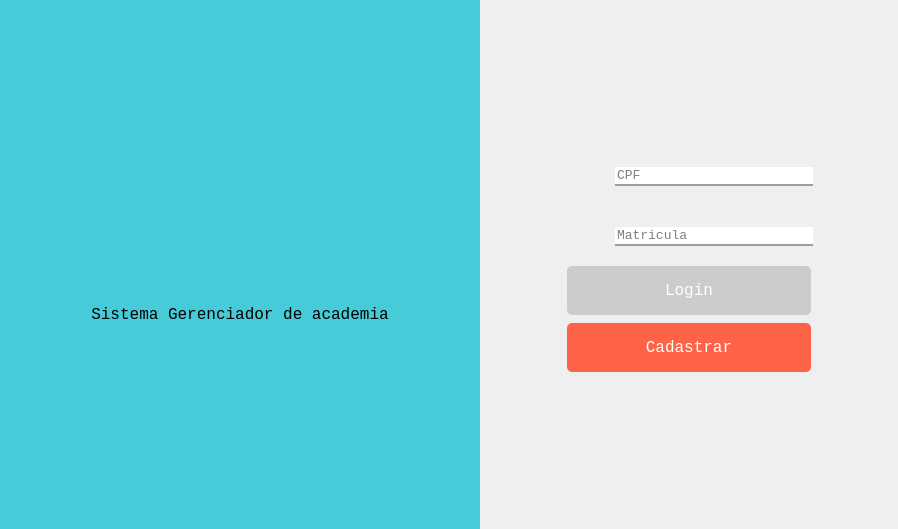
<?xml version="1.0" encoding="UTF-8"?>
<ui version="4.0">
 <class>Login_Screen</class>
 <widget class="QWidget" name="Login_Screen">
  <property name="windowModality">
   <enum>Qt::WindowModal</enum>
  </property>
  <property name="enabled">
   <bool>true</bool>
  </property>
  <property name="geometry">
   <rect>
    <x>0</x>
    <y>0</y>
    <width>898</width>
    <height>529</height>
   </rect>
  </property>
  <property name="sizePolicy">
   <sizepolicy hsizetype="Fixed" vsizetype="Fixed">
    <horstretch>0</horstretch>
    <verstretch>0</verstretch>
   </sizepolicy>
  </property>
  <property name="minimumSize">
   <size>
    <width>898</width>
    <height>529</height>
   </size>
  </property>
  <property name="maximumSize">
   <size>
    <width>16777215</width>
    <height>16777215</height>
   </size>
  </property>
  <property name="font">
   <font>
    <weight>50</weight>
    <bold>false</bold>
   </font>
  </property>
  <property name="mouseTracking">
   <bool>false</bool>
  </property>
  <property name="tabletTracking">
   <bool>false</bool>
  </property>
  <property name="windowTitle">
   <string>Login</string>
  </property>
  <property name="autoFillBackground">
   <bool>false</bool>
  </property>
  <property name="styleSheet">
   <string notr="true"/>
  </property>
  <layout class="QHBoxLayout" name="horizontalLayout_6">
   <property name="spacing">
    <number>0</number>
   </property>
   <property name="leftMargin">
    <number>0</number>
   </property>
   <property name="topMargin">
    <number>0</number>
   </property>
   <property name="rightMargin">
    <number>0</number>
   </property>
   <property name="bottomMargin">
    <number>0</number>
   </property>
   <item>
    <layout class="QHBoxLayout" name="horizontalLayout_5">
     <property name="spacing">
      <number>0</number>
     </property>
     <item>
      <widget class="QWidget" name="widget_logo" native="true">
       <property name="sizePolicy">
        <sizepolicy hsizetype="Expanding" vsizetype="Expanding">
         <horstretch>0</horstretch>
         <verstretch>0</verstretch>
        </sizepolicy>
       </property>
       <property name="minimumSize">
        <size>
         <width>480</width>
         <height>0</height>
        </size>
       </property>
       <property name="palette">
        <palette>
         <active>
          <colorrole role="WindowText">
           <brush brushstyle="SolidPattern">
            <color alpha="255">
             <red>0</red>
             <green>0</green>
             <blue>0</blue>
            </color>
           </brush>
          </colorrole>
          <colorrole role="Button">
           <brush brushstyle="SolidPattern">
            <color alpha="255">
             <red>71</red>
             <green>203</green>
             <blue>217</blue>
            </color>
           </brush>
          </colorrole>
          <colorrole role="Light">
           <brush brushstyle="SolidPattern">
            <color alpha="255">
             <red>154</red>
             <green>246</green>
             <blue>255</blue>
            </color>
           </brush>
          </colorrole>
          <colorrole role="Midlight">
           <brush brushstyle="SolidPattern">
            <color alpha="255">
             <red>112</red>
             <green>224</green>
             <blue>236</blue>
            </color>
           </brush>
          </colorrole>
          <colorrole role="Dark">
           <brush brushstyle="SolidPattern">
            <color alpha="255">
             <red>35</red>
             <green>101</green>
             <blue>108</blue>
            </color>
           </brush>
          </colorrole>
          <colorrole role="Mid">
           <brush brushstyle="SolidPattern">
            <color alpha="255">
             <red>47</red>
             <green>135</green>
             <blue>145</blue>
            </color>
           </brush>
          </colorrole>
          <colorrole role="Text">
           <brush brushstyle="SolidPattern">
            <color alpha="255">
             <red>0</red>
             <green>0</green>
             <blue>0</blue>
            </color>
           </brush>
          </colorrole>
          <colorrole role="BrightText">
           <brush brushstyle="SolidPattern">
            <color alpha="255">
             <red>255</red>
             <green>255</green>
             <blue>255</blue>
            </color>
           </brush>
          </colorrole>
          <colorrole role="ButtonText">
           <brush brushstyle="SolidPattern">
            <color alpha="255">
             <red>0</red>
             <green>0</green>
             <blue>0</blue>
            </color>
           </brush>
          </colorrole>
          <colorrole role="Base">
           <brush brushstyle="SolidPattern">
            <color alpha="255">
             <red>255</red>
             <green>255</green>
             <blue>255</blue>
            </color>
           </brush>
          </colorrole>
          <colorrole role="Window">
           <brush brushstyle="SolidPattern">
            <color alpha="255">
             <red>71</red>
             <green>203</green>
             <blue>217</blue>
            </color>
           </brush>
          </colorrole>
          <colorrole role="Shadow">
           <brush brushstyle="SolidPattern">
            <color alpha="255">
             <red>0</red>
             <green>0</green>
             <blue>0</blue>
            </color>
           </brush>
          </colorrole>
          <colorrole role="AlternateBase">
           <brush brushstyle="SolidPattern">
            <color alpha="255">
             <red>163</red>
             <green>229</green>
             <blue>236</blue>
            </color>
           </brush>
          </colorrole>
          <colorrole role="ToolTipBase">
           <brush brushstyle="SolidPattern">
            <color alpha="255">
             <red>255</red>
             <green>255</green>
             <blue>220</blue>
            </color>
           </brush>
          </colorrole>
          <colorrole role="ToolTipText">
           <brush brushstyle="SolidPattern">
            <color alpha="255">
             <red>0</red>
             <green>0</green>
             <blue>0</blue>
            </color>
           </brush>
          </colorrole>
          <colorrole role="PlaceholderText">
           <brush brushstyle="SolidPattern">
            <color alpha="128">
             <red>0</red>
             <green>0</green>
             <blue>0</blue>
            </color>
           </brush>
          </colorrole>
         </active>
         <inactive>
          <colorrole role="WindowText">
           <brush brushstyle="SolidPattern">
            <color alpha="255">
             <red>0</red>
             <green>0</green>
             <blue>0</blue>
            </color>
           </brush>
          </colorrole>
          <colorrole role="Button">
           <brush brushstyle="SolidPattern">
            <color alpha="255">
             <red>71</red>
             <green>203</green>
             <blue>217</blue>
            </color>
           </brush>
          </colorrole>
          <colorrole role="Light">
           <brush brushstyle="SolidPattern">
            <color alpha="255">
             <red>154</red>
             <green>246</green>
             <blue>255</blue>
            </color>
           </brush>
          </colorrole>
          <colorrole role="Midlight">
           <brush brushstyle="SolidPattern">
            <color alpha="255">
             <red>112</red>
             <green>224</green>
             <blue>236</blue>
            </color>
           </brush>
          </colorrole>
          <colorrole role="Dark">
           <brush brushstyle="SolidPattern">
            <color alpha="255">
             <red>35</red>
             <green>101</green>
             <blue>108</blue>
            </color>
           </brush>
          </colorrole>
          <colorrole role="Mid">
           <brush brushstyle="SolidPattern">
            <color alpha="255">
             <red>47</red>
             <green>135</green>
             <blue>145</blue>
            </color>
           </brush>
          </colorrole>
          <colorrole role="Text">
           <brush brushstyle="SolidPattern">
            <color alpha="255">
             <red>0</red>
             <green>0</green>
             <blue>0</blue>
            </color>
           </brush>
          </colorrole>
          <colorrole role="BrightText">
           <brush brushstyle="SolidPattern">
            <color alpha="255">
             <red>255</red>
             <green>255</green>
             <blue>255</blue>
            </color>
           </brush>
          </colorrole>
          <colorrole role="ButtonText">
           <brush brushstyle="SolidPattern">
            <color alpha="255">
             <red>0</red>
             <green>0</green>
             <blue>0</blue>
            </color>
           </brush>
          </colorrole>
          <colorrole role="Base">
           <brush brushstyle="SolidPattern">
            <color alpha="255">
             <red>255</red>
             <green>255</green>
             <blue>255</blue>
            </color>
           </brush>
          </colorrole>
          <colorrole role="Window">
           <brush brushstyle="SolidPattern">
            <color alpha="255">
             <red>71</red>
             <green>203</green>
             <blue>217</blue>
            </color>
           </brush>
          </colorrole>
          <colorrole role="Shadow">
           <brush brushstyle="SolidPattern">
            <color alpha="255">
             <red>0</red>
             <green>0</green>
             <blue>0</blue>
            </color>
           </brush>
          </colorrole>
          <colorrole role="AlternateBase">
           <brush brushstyle="SolidPattern">
            <color alpha="255">
             <red>163</red>
             <green>229</green>
             <blue>236</blue>
            </color>
           </brush>
          </colorrole>
          <colorrole role="ToolTipBase">
           <brush brushstyle="SolidPattern">
            <color alpha="255">
             <red>255</red>
             <green>255</green>
             <blue>220</blue>
            </color>
           </brush>
          </colorrole>
          <colorrole role="ToolTipText">
           <brush brushstyle="SolidPattern">
            <color alpha="255">
             <red>0</red>
             <green>0</green>
             <blue>0</blue>
            </color>
           </brush>
          </colorrole>
          <colorrole role="PlaceholderText">
           <brush brushstyle="SolidPattern">
            <color alpha="128">
             <red>0</red>
             <green>0</green>
             <blue>0</blue>
            </color>
           </brush>
          </colorrole>
         </inactive>
         <disabled>
          <colorrole role="WindowText">
           <brush brushstyle="SolidPattern">
            <color alpha="255">
             <red>35</red>
             <green>101</green>
             <blue>108</blue>
            </color>
           </brush>
          </colorrole>
          <colorrole role="Button">
           <brush brushstyle="SolidPattern">
            <color alpha="255">
             <red>71</red>
             <green>203</green>
             <blue>217</blue>
            </color>
           </brush>
          </colorrole>
          <colorrole role="Light">
           <brush brushstyle="SolidPattern">
            <color alpha="255">
             <red>154</red>
             <green>246</green>
             <blue>255</blue>
            </color>
           </brush>
          </colorrole>
          <colorrole role="Midlight">
           <brush brushstyle="SolidPattern">
            <color alpha="255">
             <red>112</red>
             <green>224</green>
             <blue>236</blue>
            </color>
           </brush>
          </colorrole>
          <colorrole role="Dark">
           <brush brushstyle="SolidPattern">
            <color alpha="255">
             <red>35</red>
             <green>101</green>
             <blue>108</blue>
            </color>
           </brush>
          </colorrole>
          <colorrole role="Mid">
           <brush brushstyle="SolidPattern">
            <color alpha="255">
             <red>47</red>
             <green>135</green>
             <blue>145</blue>
            </color>
           </brush>
          </colorrole>
          <colorrole role="Text">
           <brush brushstyle="SolidPattern">
            <color alpha="255">
             <red>35</red>
             <green>101</green>
             <blue>108</blue>
            </color>
           </brush>
          </colorrole>
          <colorrole role="BrightText">
           <brush brushstyle="SolidPattern">
            <color alpha="255">
             <red>255</red>
             <green>255</green>
             <blue>255</blue>
            </color>
           </brush>
          </colorrole>
          <colorrole role="ButtonText">
           <brush brushstyle="SolidPattern">
            <color alpha="255">
             <red>35</red>
             <green>101</green>
             <blue>108</blue>
            </color>
           </brush>
          </colorrole>
          <colorrole role="Base">
           <brush brushstyle="SolidPattern">
            <color alpha="255">
             <red>71</red>
             <green>203</green>
             <blue>217</blue>
            </color>
           </brush>
          </colorrole>
          <colorrole role="Window">
           <brush brushstyle="SolidPattern">
            <color alpha="255">
             <red>71</red>
             <green>203</green>
             <blue>217</blue>
            </color>
           </brush>
          </colorrole>
          <colorrole role="Shadow">
           <brush brushstyle="SolidPattern">
            <color alpha="255">
             <red>0</red>
             <green>0</green>
             <blue>0</blue>
            </color>
           </brush>
          </colorrole>
          <colorrole role="AlternateBase">
           <brush brushstyle="SolidPattern">
            <color alpha="255">
             <red>71</red>
             <green>203</green>
             <blue>217</blue>
            </color>
           </brush>
          </colorrole>
          <colorrole role="ToolTipBase">
           <brush brushstyle="SolidPattern">
            <color alpha="255">
             <red>255</red>
             <green>255</green>
             <blue>220</blue>
            </color>
           </brush>
          </colorrole>
          <colorrole role="ToolTipText">
           <brush brushstyle="SolidPattern">
            <color alpha="255">
             <red>0</red>
             <green>0</green>
             <blue>0</blue>
            </color>
           </brush>
          </colorrole>
          <colorrole role="PlaceholderText">
           <brush brushstyle="SolidPattern">
            <color alpha="128">
             <red>0</red>
             <green>0</green>
             <blue>0</blue>
            </color>
           </brush>
          </colorrole>
         </disabled>
        </palette>
       </property>
       <property name="autoFillBackground">
        <bool>true</bool>
       </property>
       <layout class="QHBoxLayout" name="horizontalLayout_4">
        <property name="spacing">
         <number>0</number>
        </property>
        <property name="leftMargin">
         <number>0</number>
        </property>
        <property name="topMargin">
         <number>0</number>
        </property>
        <property name="rightMargin">
         <number>0</number>
        </property>
        <property name="bottomMargin">
         <number>0</number>
        </property>
        <item>
         <layout class="QVBoxLayout" name="verticalLayout_3">
          <item>
           <layout class="QVBoxLayout" name="verticalLayout_2">
            <item>
             <layout class="QHBoxLayout" name="horizontalLayout">
              <property name="sizeConstraint">
               <enum>QLayout::SetNoConstraint</enum>
              </property>
              <item>
               <spacer name="horizontalSpacer">
                <property name="orientation">
                 <enum>Qt::Horizontal</enum>
                </property>
                <property name="sizeType">
                 <enum>QSizePolicy::Preferred</enum>
                </property>
                <property name="sizeHint" stdset="0">
                 <size>
                  <width>40</width>
                  <height>20</height>
                 </size>
                </property>
               </spacer>
              </item>
              <item>
               <widget class="QLabel" name="label_main_login">
                <property name="sizePolicy">
                 <sizepolicy hsizetype="Fixed" vsizetype="Fixed">
                  <horstretch>0</horstretch>
                  <verstretch>0</verstretch>
                 </sizepolicy>
                </property>
                <property name="maximumSize">
                 <size>
                  <width>120</width>
                  <height>120</height>
                 </size>
                </property>
                <property name="frameShape">
                 <enum>QFrame::NoFrame</enum>
                </property>
                <property name="frameShadow">
                 <enum>QFrame::Sunken</enum>
                </property>
                <property name="text">
                 <string/>
                </property>
                <property name="scaledContents">
                 <bool>true</bool>
                </property>
                <property name="alignment">
                 <set>Qt::AlignCenter</set>
                </property>
                <property name="margin">
                 <number>0</number>
                </property>
               </widget>
              </item>
              <item>
               <spacer name="horizontalSpacer_2">
                <property name="orientation">
                 <enum>Qt::Horizontal</enum>
                </property>
                <property name="sizeType">
                 <enum>QSizePolicy::Preferred</enum>
                </property>
                <property name="sizeHint" stdset="0">
                 <size>
                  <width>40</width>
                  <height>20</height>
                 </size>
                </property>
               </spacer>
              </item>
             </layout>
            </item>
            <item>
             <spacer name="verticalSpacer">
              <property name="orientation">
               <enum>Qt::Vertical</enum>
              </property>
              <property name="sizeType">
               <enum>QSizePolicy::Fixed</enum>
              </property>
              <property name="sizeHint" stdset="0">
               <size>
                <width>20</width>
                <height>20</height>
               </size>
              </property>
             </spacer>
            </item>
            <item>
             <widget class="QLabel" name="label">
              <property name="sizePolicy">
               <sizepolicy hsizetype="Minimum" vsizetype="Fixed">
                <horstretch>0</horstretch>
                <verstretch>0</verstretch>
               </sizepolicy>
              </property>
              <property name="font">
               <font>
                <family>Consolas</family>
                <pointsize>12</pointsize>
               </font>
              </property>
              <property name="text">
               <string>Sistema Gerenciador de academia</string>
              </property>
              <property name="alignment">
               <set>Qt::AlignCenter</set>
              </property>
             </widget>
            </item>
            <item>
             <spacer name="verticalSpacer_2">
              <property name="orientation">
               <enum>Qt::Vertical</enum>
              </property>
              <property name="sizeType">
               <enum>QSizePolicy::Fixed</enum>
              </property>
              <property name="sizeHint" stdset="0">
               <size>
                <width>20</width>
                <height>40</height>
               </size>
              </property>
             </spacer>
            </item>
           </layout>
          </item>
         </layout>
        </item>
       </layout>
      </widget>
     </item>
     <item>
      <widget class="QWidget" name="widget_login" native="true">
       <property name="sizePolicy">
        <sizepolicy hsizetype="Expanding" vsizetype="Expanding">
         <horstretch>0</horstretch>
         <verstretch>0</verstretch>
        </sizepolicy>
       </property>
       <property name="minimumSize">
        <size>
         <width>400</width>
         <height>0</height>
        </size>
       </property>
       <property name="autoFillBackground">
        <bool>true</bool>
       </property>
       <layout class="QHBoxLayout" name="horizontalLayout_3" stretch="0">
        <property name="spacing">
         <number>0</number>
        </property>
        <property name="leftMargin">
         <number>0</number>
        </property>
        <property name="topMargin">
         <number>0</number>
        </property>
        <property name="rightMargin">
         <number>0</number>
        </property>
        <property name="bottomMargin">
         <number>0</number>
        </property>
        <item>
         <layout class="QVBoxLayout" name="verticalLayout_4">
          <property name="sizeConstraint">
           <enum>QLayout::SetDefaultConstraint</enum>
          </property>
          <item>
           <layout class="QHBoxLayout" name="horizontalLayout_2">
            <item>
             <spacer name="horizontalSpacer_3">
              <property name="orientation">
               <enum>Qt::Horizontal</enum>
              </property>
              <property name="sizeType">
               <enum>QSizePolicy::Fixed</enum>
              </property>
              <property name="sizeHint" stdset="0">
               <size>
                <width>85</width>
                <height>20</height>
               </size>
              </property>
             </spacer>
            </item>
            <item>
             <layout class="QVBoxLayout" name="verticalLayout">
              <item>
               <layout class="QGridLayout" name="gridLayout">
                <property name="sizeConstraint">
                 <enum>QLayout::SetMaximumSize</enum>
                </property>
                <property name="leftMargin">
                 <number>0</number>
                </property>
                <property name="verticalSpacing">
                 <number>10</number>
                </property>
                <item row="2" column="1">
                 <widget class="QLineEdit" name="matricula_field">
                  <property name="maximumSize">
                   <size>
                    <width>340</width>
                    <height>16777215</height>
                   </size>
                  </property>
                  <property name="font">
                   <font>
                    <family>Consolas</family>
                    <pointsize>10</pointsize>
                    <weight>50</weight>
                    <bold>false</bold>
                   </font>
                  </property>
                  <property name="styleSheet">
                   <string notr="true">border: 0;   border-bottom: 2px solid #9e9e9e;   outline: none;
</string>
                  </property>
                  <property name="echoMode">
                   <enum>QLineEdit::Password</enum>
                  </property>
                  <property name="placeholderText">
                   <string>Matricula</string>
                  </property>
                 </widget>
                </item>
                <item row="2" column="0">
                 <widget class="QLabel" name="label_password_icon">
                  <property name="minimumSize">
                   <size>
                    <width>50</width>
                    <height>50</height>
                   </size>
                  </property>
                  <property name="maximumSize">
                   <size>
                    <width>50</width>
                    <height>50</height>
                   </size>
                  </property>
                  <property name="text">
                   <string/>
                  </property>
                  <property name="scaledContents">
                   <bool>true</bool>
                  </property>
                 </widget>
                </item>
                <item row="1" column="1">
                 <widget class="QLineEdit" name="cpf_field">
                  <property name="maximumSize">
                   <size>
                    <width>340</width>
                    <height>16777215</height>
                   </size>
                  </property>
                  <property name="font">
                   <font>
                    <family>Consolas</family>
                    <pointsize>10</pointsize>
                    <weight>50</weight>
                    <bold>false</bold>
                   </font>
                  </property>
                  <property name="autoFillBackground">
                   <bool>false</bool>
                  </property>
                  <property name="styleSheet">
                   <string notr="true">border: 0;   border-bottom: 2px solid #9e9e9e;  outline: none;
</string>
                  </property>
                  <property name="placeholderText">
                   <string>CPF</string>
                  </property>
                 </widget>
                </item>
                <item row="1" column="0">
                 <widget class="QLabel" name="label_user_icon">
                  <property name="minimumSize">
                   <size>
                    <width>50</width>
                    <height>50</height>
                   </size>
                  </property>
                  <property name="maximumSize">
                   <size>
                    <width>50</width>
                    <height>50</height>
                   </size>
                  </property>
                  <property name="text">
                   <string/>
                  </property>
                  <property name="scaledContents">
                   <bool>true</bool>
                  </property>
                  <property name="alignment">
                   <set>Qt::AlignLeading|Qt::AlignLeft|Qt::AlignVCenter</set>
                  </property>
                  <property name="wordWrap">
                   <bool>false</bool>
                  </property>
                 </widget>
                </item>
               </layout>
              </item>
              <item>
               <widget class="QPushButton" name="login_button">
                <property name="enabled">
                 <bool>false</bool>
                </property>
                <property name="maximumSize">
                 <size>
                  <width>400</width>
                  <height>16777215</height>
                 </size>
                </property>
                <property name="font">
                 <font>
                  <family>Consolas</family>
                  <pointsize>-1</pointsize>
                  <underline>false</underline>
                  <strikeout>false</strikeout>
                 </font>
                </property>
                <property name="cursor">
                 <cursorShape>PointingHandCursor</cursorShape>
                </property>
                <property name="mouseTracking">
                 <bool>false</bool>
                </property>
                <property name="tabletTracking">
                 <bool>false</bool>
                </property>
                <property name="styleSheet">
                 <string notr="true">background-color: #cccccc;
border: none;
color: white;
padding: 15px 32px;
text-align: center;
text-decoration: none;
font-size: 16px;
margin: 4px 2px;
border-radius: 5px;</string>
                </property>
                <property name="text">
                 <string>Login</string>
                </property>
               </widget>
              </item>
              <item>
               <widget class="QPushButton" name="cadastrar_button">
                <property name="font">
                 <font>
                  <family>Consolas</family>
                  <pointsize>-1</pointsize>
                  <underline>false</underline>
                  <strikeout>false</strikeout>
                 </font>
                </property>
                <property name="cursor">
                 <cursorShape>PointingHandCursor</cursorShape>
                </property>
                <property name="styleSheet">
                 <string notr="true">background-color: #FF6347;
border: none;
color: white;
padding: 15px 32px;
text-align: center;
text-decoration: none;
font-size: 16px;
margin: 4px 2px;
border-radius: 5px;</string>
                </property>
                <property name="text">
                 <string>Cadastrar</string>
                </property>
               </widget>
              </item>
             </layout>
            </item>
            <item>
             <spacer name="horizontalSpacer_4">
              <property name="orientation">
               <enum>Qt::Horizontal</enum>
              </property>
              <property name="sizeType">
               <enum>QSizePolicy::Fixed</enum>
              </property>
              <property name="sizeHint" stdset="0">
               <size>
                <width>85</width>
                <height>30</height>
               </size>
              </property>
             </spacer>
            </item>
           </layout>
          </item>
         </layout>
        </item>
       </layout>
      </widget>
     </item>
    </layout>
   </item>
  </layout>
 </widget>
 <resources/>
 <connections/>
</ui>
